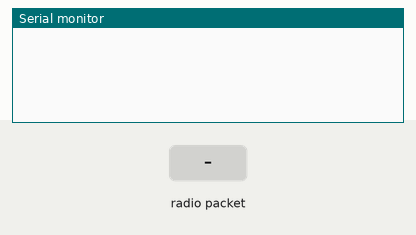
This sketch was run on a simulated Arduino Uno, built with avr-gcc and run on an emulated ATmega328P. Shown: the last lines printed to the serial monitor. The inputs (shaded band) are chosen by the test bench. No radio packets arrive unless stated.

Above: at 1.2 s.
1.3 s: radio packet "1" arrives
At 1.8 s:
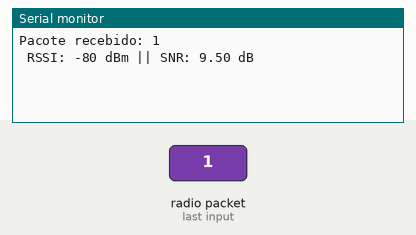
2.8 s: radio packet "0" arrives
At 4.0 s:
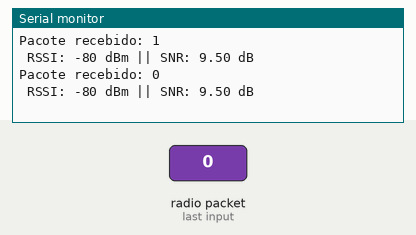
4.3 s: radio packet "2" arrives
At 5.2 s:
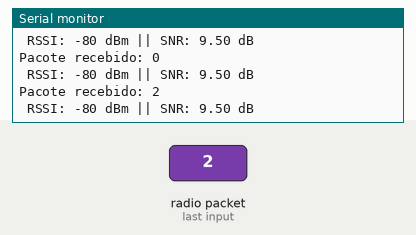

Measured:
- after the input at 1.3 s, the serial monitor: prints a new line at once (image 1)
- after the input at 2.8 s, the serial monitor: prints a new line at once (image 2)
- after the input at 4.3 s, the serial monitor: prints a new line at once (image 3)

The sketch:

receptor.ino
```cpp
// Receptor

#include <SPI.h>
#include <LoRa.h>
int counter;

void setup()
{
  Serial.begin(9600); // Inicia a porta serial com taxa de 9600bits/s
  while (!Serial); // Aguarda a serial ser iniciada
  if (!LoRa.begin(915E6)) { // Testa se o módulo foi iniciado, f = 916MHz
    Serial.println("init failed");
    while (1);
  }
  LoRa.setSpreadingFactor(10);
}

void loop(){
  // Rastreio da mensagem

  int packetSize = LoRa.parsePacket();
  if (packetSize) { // Pacote recebido
    // Leitura do Pacote
    Serial.print("Pacote recebido: ");
    while (LoRa.available()) {
      Serial.print((char)LoRa.read()); //Envia a mensagem para a porta serial
    }
    Serial.println();
    Serial.print(" RSSI: ");
    Serial.print(LoRa.packetRssi());
    Serial.print(" dBm ||");
    Serial.print(" SNR: ");
    Serial.print(LoRa.packetSnr());
    Serial.println(" dB");


  }

}
```
